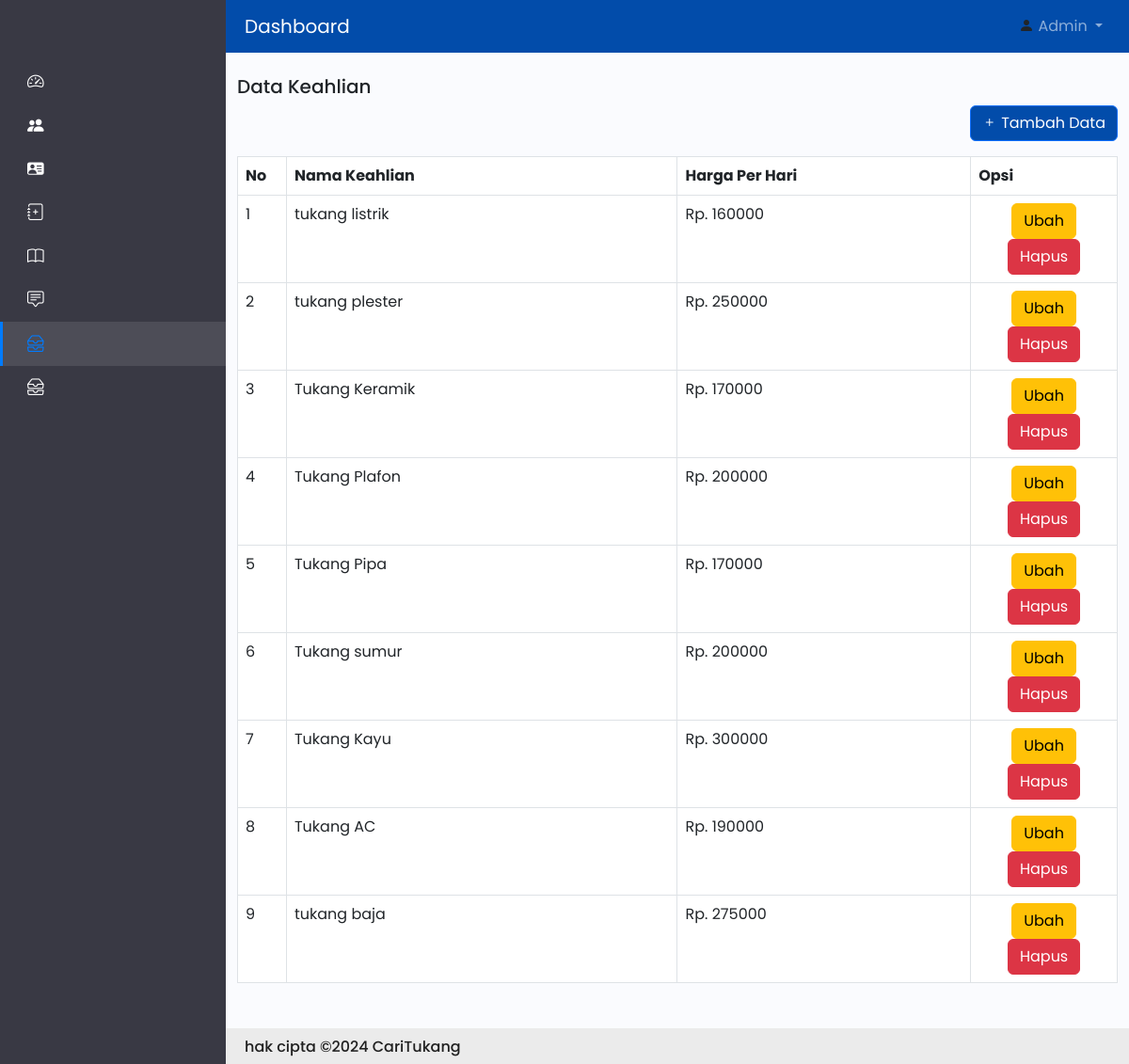
Page /admin/index.php/keahlian on the committed database.
### tables this page shows
CREATE TABLE `keahlian` (
  `id_keahlian` int(11) NOT NULL,
  `nama_keahlian` varchar(100) NOT NULL,
  `harga_per_hari` varchar(50) NOT NULL
);

### admin/application/controllers/Keahlian.php (called while the page is built, shortened)
<?php
class Keahlian extends CI_Controller
{
    function index()
    {
        $this->load->model('Mkeahlian');
        $data['keahlian'] = $this->Mkeahlian->tampil();
        $this->load->view('sidebar');
        $this->load->view('header');
        $this->load->view('keahlian_tampil', $data);
        $this->load->view('footer');
    }
}

### admin/index.php (called while the page is built, shortened)
<?php
require_once BASEPATH.'core/CodeIgniter.php';

### admin/application/models/Mkeahlian.php (called while the page is built, shortened)
<?php
class MKeahlian extends CI_Model {
	function tampil() {
		$data = $this->db->get('keahlian');
		$dt = $data->result_array();
		return $dt;
	}
}

### admin/application/views/keahlian_tampil.php (the view)
<div class="container-fluid mt-4">
    <h5>Data Keahlian</h5>
    <table class="table table-bordered" id="tableku" style="width: 100%;">
        <div class="d-flex justify-content-end mb-3">
            <a href="<?php echo base_url('keahlian/tambah'); ?>" class="btn link-btn btn-primary">
            <i class="bi bi-plus"></i>
            <span>Tambah Data</span>
            </a>
        </div>
        <thead style="background-color: #024CAA; color: #fff;">
            <tr>
                <th style="width: 5%;">No</th>
                <th style="width: 40%;">Nama Keahlian</th>
                <th style="width: 30%;">Harga Per Hari</th>
                <th style="width: 15%;">Opsi</th>
            </tr>
        </thead>
        <tbody>
            <?php foreach ($keahlian as $k => $v) : ?>
                <tr>
                    <td><?= $k + 1; ?></td>
                    <td><?= $v['nama_keahlian']; ?></td>
                    <td>Rp. <?= $v['harga_per_hari']; ?></td>
                    <td class="text-center">
                        <a href="<?php echo base_url("keahlian/ubah/" . $v["id_keahlian"]) ?>" class="btn btn-warning">Ubah</a>
                        <a href="<?php echo base_url("keahlian/hapus/" . $v["id_keahlian"]) ?>" class="btn btn-danger">Hapus</a>
                    </td>
                </tr>
            <?php endforeach ?>
        </tbody>
    </table>
</div>

### admin/application/views/style.css (style rules this page uses)
a { text-decoration: none; }
body { font-family: 'Poppins', sans-serif; }

### admin/application/views/sidebar.php (style rules this page uses)
a { text-decoration: none; }
body { font-family: 'Poppins', sans-serif; }
.link-btn { background-color: #024CAA; }

### rows in the picture
keahlian: nama_keahlian "tukang listrik", harga_per_hari "160000"
keahlian: nama_keahlian "tukang plester", harga_per_hari "250000"
keahlian: nama_keahlian "Tukang Keramik", harga_per_hari "170000"
keahlian: nama_keahlian "Tukang Plafon", harga_per_hari "200000"
keahlian: nama_keahlian "Tukang Pipa", harga_per_hari "170000"
keahlian: nama_keahlian "Tukang sumur", harga_per_hari "200000"
keahlian: nama_keahlian "Tukang Kayu", harga_per_hari "300000"
keahlian: nama_keahlian "Tukang AC", harga_per_hari "190000"
keahlian: nama_keahlian "tukang baja", harga_per_hari "275000"
